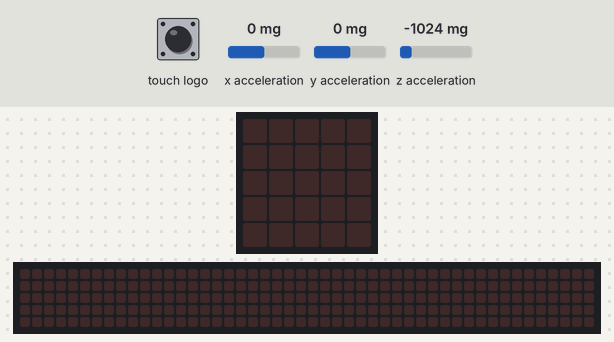
The program below on a simulated BBC micro:bit running MicroPython. Shown: the board's 5×5 LED display, a strip that is not on the board, showing the scrolling text unrolled. Inputs (shaded band) come from the test bench; at power-on: x acceleration 0 mg, y acceleration 0 mg, z acceleration -1024 mg. The 48×5 strip is a reading aid, not a part: it shows the text the display is scrolling, unrolled, one strip-width of it at a time.

Above: at 1.2 s.
1.3 s: touch logo pressed for 0.15 s
At 1.37 s:
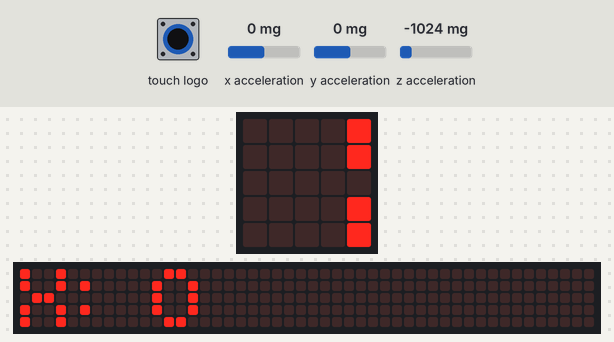
7.3 s: x acceleration set to -750 mg
At 7.52 s:
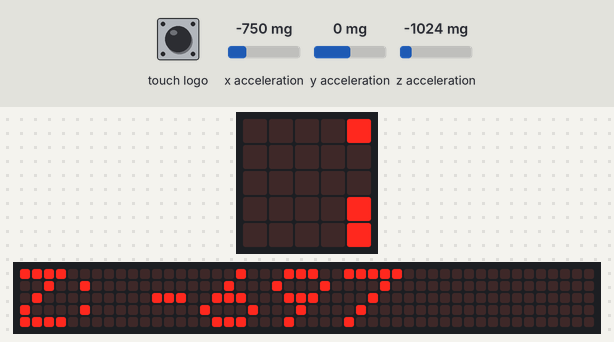
10.3 s: touch logo pressed for 3.2 s
At 13.27 s:
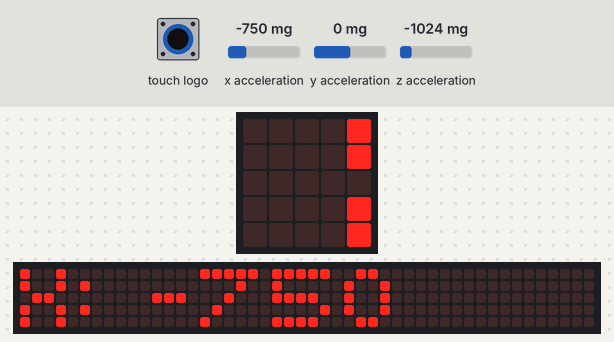

The program:

Print_XYZ.py
```python
# Reads each axis of the accelerometer and print each value separately
# on the LED display
# GenCyber Camp 2021
# Paul Hummel

from microbit import *

while True:
    if pin_logo.is_touched() :
        display.scroll("X: "+str(accelerometer.get_x()))
        display.scroll("Y: "+str(accelerometer.get_y()))
        display.scroll("Z: "+str(accelerometer.get_z()))
        sleep(100)
    sleep(100)
```

Measured:
- after the input at 1.3 s, the display: changes at once (image 1)
- after the input at 10.3 s, the display: first differs from a run without the input after 2.9 s (image 3)
